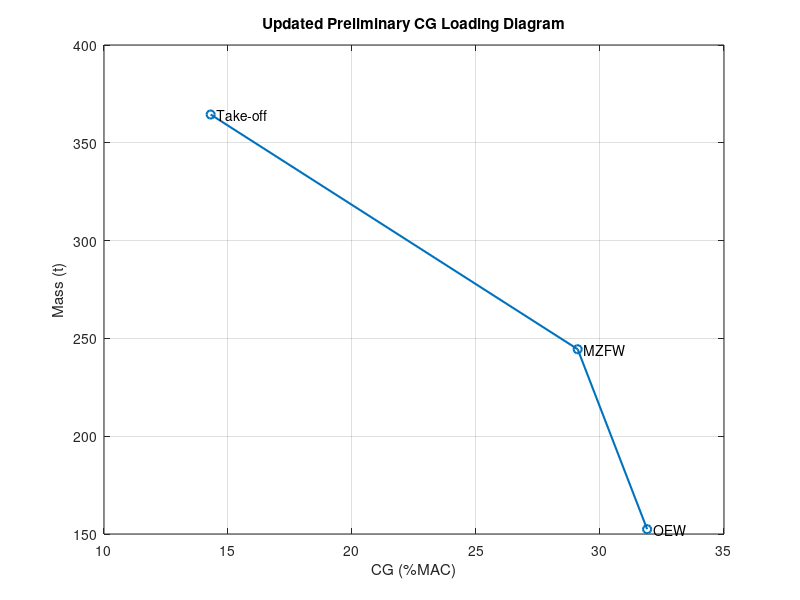

Write MATLAB code to recreate this figure. (Note: this script raises an error after producing the figure.)
% ================= CG LOADING DIAGRAM =================

clc;
clear;
close all;

% ---------------- UPDATED DATA ----------------
% Loading order: OEW -> MZFW -> Take-off
cg_mac = [31.9, 29.1, 14.3];
mass_t = [152.465, 244.465, 364.465];

% ---------------- PLOT ----------------
figure;
plot(cg_mac, mass_t, '-o', 'LineWidth', 1.5);
grid on;
hold on;

xlabel('CG (%MAC)');
ylabel('Mass (t)');
title('Updated Preliminary CG Loading Diagram');

% ---------------- POINT LABELS ----------------
text(cg_mac(1), mass_t(1), '  OEW');
text(cg_mac(2), mass_t(2), '  MZFW');
text(cg_mac(3), mass_t(3), '  Take-off');

% ---------------- CG LIMITS ----------------
xline(15, '--', 'Forward CG Limit');
xline(35, '--', 'Aft CG Limit');

% ---------------- LOADING LABELS ----------------
text(30.0, 195, 'Payload Loading', 'FontSize', 10);
text(21.5, 305, 'Fuel Loading', 'FontSize', 10);

hold off;

% ================= REFERENCE VALUES =================
% MAC = 4.7 m
% LEMAC = 29.25 m
% Updated fuselage mass = 18,492.62 kg
% Updated mission fuel = 120,000 kg
